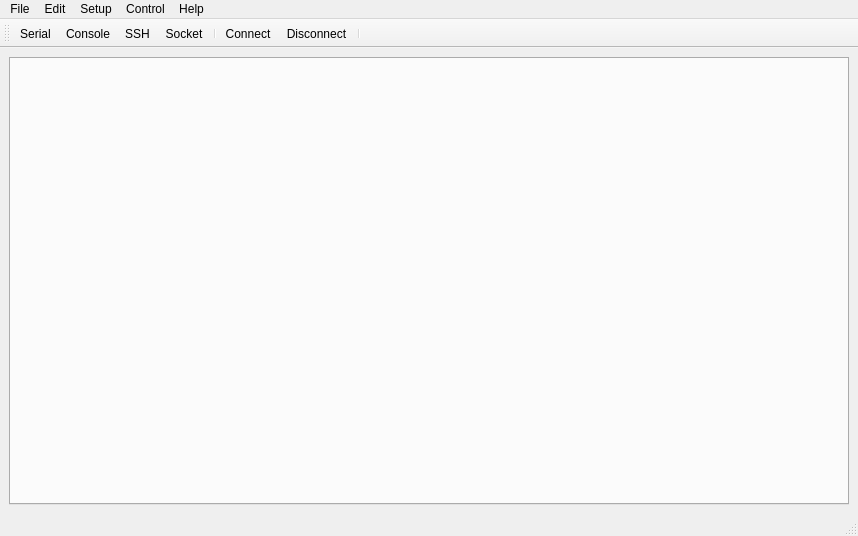
<?xml version="1.0" encoding="UTF-8"?>
<ui version="4.0">
 <class>MainWindow</class>
 <widget class="QMainWindow" name="MainWindow">
  <property name="geometry">
   <rect>
    <x>0</x>
    <y>0</y>
    <width>858</width>
    <height>536</height>
   </rect>
  </property>
  <property name="windowTitle">
   <string>MainWindow</string>
  </property>
  <widget class="QWidget" name="centralwidget">
   <layout class="QGridLayout" name="gridLayout">
    <item row="0" column="0">
     <widget class="QTabWidget" name="tabTerminals"/>
    </item>
   </layout>
  </widget>
  <widget class="QMenuBar" name="menubar">
   <property name="geometry">
    <rect>
     <x>0</x>
     <y>0</y>
     <width>858</width>
     <height>22</height>
    </rect>
   </property>
   <widget class="QMenu" name="menuTerminal">
    <property name="title">
     <string>File</string>
    </property>
    <widget class="QMenu" name="actionFile_New">
     <property name="tearOffEnabled">
      <bool>false</bool>
     </property>
     <property name="title">
      <string>New</string>
     </property>
     <property name="separatorsCollapsible">
      <bool>false</bool>
     </property>
     <addaction name="actionFile_New_Serial"/>
     <addaction name="actionFile_New_Socket"/>
    </widget>
    <addaction name="actionFile_New"/>
    <addaction name="separator"/>
    <addaction name="actionFile_Open"/>
    <addaction name="actionFile_Save"/>
    <addaction name="separator"/>
    <addaction name="actionFile_Exit"/>
   </widget>
   <widget class="QMenu" name="menuControl">
    <property name="title">
     <string>Control</string>
    </property>
    <addaction name="actionControl_ResetTerminal"/>
    <addaction name="actionReset_buffer"/>
    <addaction name="separator"/>
    <addaction name="actionConnect"/>
    <addaction name="actionDisconnect"/>
    <addaction name="separator"/>
    <addaction name="actionControl_MakeBridge"/>
   </widget>
   <widget class="QMenu" name="menuEdit">
    <property name="title">
     <string>Edit</string>
    </property>
    <addaction name="actionEdit_ClearScreen"/>
    <addaction name="actionEdit_SelectAll"/>
    <addaction name="actionEdit_SelectScreen"/>
    <addaction name="actionEdit_Copy"/>
    <addaction name="actionEdit_Paste"/>
   </widget>
   <widget class="QMenu" name="menuHelp">
    <property name="title">
     <string>Help</string>
    </property>
    <addaction name="actionHelp_HomePage"/>
    <addaction name="actionHelp_Sources"/>
    <addaction name="separator"/>
    <addaction name="actionHelp_About"/>
   </widget>
   <widget class="QMenu" name="menuSetup">
    <property name="title">
     <string>Setup</string>
    </property>
    <addaction name="actionSetup_Terminal"/>
    <addaction name="actionSetup_Application"/>
   </widget>
   <addaction name="menuTerminal"/>
   <addaction name="menuEdit"/>
   <addaction name="menuSetup"/>
   <addaction name="menuControl"/>
   <addaction name="menuHelp"/>
  </widget>
  <widget class="QStatusBar" name="statusbar"/>
  <widget class="QToolBar" name="toolBar">
   <property name="windowTitle">
    <string>toolBar</string>
   </property>
   <attribute name="toolBarArea">
    <enum>TopToolBarArea</enum>
   </attribute>
   <attribute name="toolBarBreak">
    <bool>false</bool>
   </attribute>
   <addaction name="actionFile_New_Serial"/>
   <addaction name="actionFile_NewConsole"/>
   <addaction name="actionFile_NewSsh"/>
   <addaction name="actionFile_New_Socket"/>
   <addaction name="separator"/>
   <addaction name="actionConnect"/>
   <addaction name="actionDisconnect"/>
   <addaction name="separator"/>
  </widget>
  <action name="actionSerial">
   <property name="text">
    <string>Serial</string>
   </property>
  </action>
  <action name="actionFile_New_Serial">
   <property name="icon">
    <iconset resource="res.qrc">
     <normaloff>:/icon/resources/icon/new-terminal-serial.svg</normaloff>:/icon/resources/icon/new-terminal-serial.svg</iconset>
   </property>
   <property name="text">
    <string>Serial</string>
   </property>
   <property name="shortcut">
    <string>Alt+N, Alt+S</string>
   </property>
  </action>
  <action name="actionFile_NewConsole">
   <property name="icon">
    <iconset resource="res.qrc">
     <normaloff>:/icon/resources/icon/new-terminal-console.svg</normaloff>:/icon/resources/icon/new-terminal-console.svg</iconset>
   </property>
   <property name="text">
    <string>Console</string>
   </property>
   <property name="shortcut">
    <string>Alt+N, Alt+C</string>
   </property>
  </action>
  <action name="actionFile_NewSsh">
   <property name="icon">
    <iconset resource="res.qrc">
     <normaloff>:/icon/resources/icon/new-terminal-ssh.svg</normaloff>:/icon/resources/icon/new-terminal-ssh.svg</iconset>
   </property>
   <property name="text">
    <string>SSH</string>
   </property>
   <property name="shortcut">
    <string>Alt+N, Alt+H</string>
   </property>
  </action>
  <action name="actionFile_New_Socket">
   <property name="icon">
    <iconset resource="res.qrc">
     <normaloff>:/icon/resources/icon/new-terminal-socket.svg</normaloff>:/icon/resources/icon/new-terminal-socket.svg</iconset>
   </property>
   <property name="text">
    <string>Socket</string>
   </property>
   <property name="shortcut">
    <string>Alt+N, Alt+K</string>
   </property>
  </action>
  <action name="actionFile_Open">
   <property name="text">
    <string>Open</string>
   </property>
  </action>
  <action name="actionFile_Save">
   <property name="text">
    <string>Save</string>
   </property>
  </action>
  <action name="actionTerminal_Intermediate">
   <property name="text">
    <string>Intermediate</string>
   </property>
  </action>
  <action name="actionFile_Exit">
   <property name="text">
    <string>Exit</string>
   </property>
  </action>
  <action name="actionControl_ResetTerminal">
   <property name="text">
    <string>Reset terminal</string>
   </property>
  </action>
  <action name="actionControl_Configure">
   <property name="text">
    <string>Settings</string>
   </property>
  </action>
  <action name="actionEdit_SelectAll">
   <property name="text">
    <string>Select All</string>
   </property>
  </action>
  <action name="actionEdit_ClearScreen">
   <property name="text">
    <string>Clear screen</string>
   </property>
  </action>
  <action name="actionHelp_Sources">
   <property name="text">
    <string>Sources</string>
   </property>
  </action>
  <action name="actionHelp_HomePage">
   <property name="text">
    <string>Home page</string>
   </property>
  </action>
  <action name="actionHelp_About">
   <property name="text">
    <string>About</string>
   </property>
  </action>
  <action name="actionEdit_Copy">
   <property name="text">
    <string>Copy</string>
   </property>
  </action>
  <action name="actionEdit_Paste">
   <property name="text">
    <string>Paste</string>
   </property>
  </action>
  <action name="actionEdit_SelectScreen">
   <property name="text">
    <string>Select screen</string>
   </property>
  </action>
  <action name="actionTerminal_Stdio">
   <property name="text">
    <string>Stdio</string>
   </property>
  </action>
  <action name="actionControl_MakeBridge">
   <property name="text">
    <string>Make bridge</string>
   </property>
  </action>
  <action name="actionConfigure">
   <property name="text">
    <string>Configure Terminal</string>
   </property>
  </action>
  <action name="actionSetup_Application">
   <property name="text">
    <string>Application</string>
   </property>
  </action>
  <action name="actionSetup_Terminal">
   <property name="text">
    <string>Terminal</string>
   </property>
  </action>
  <action name="actionConnect">
   <property name="icon">
    <iconset resource="res.qrc">
     <normaloff>:/icon/resources/icon/connected.svg</normaloff>:/icon/resources/icon/connected.svg</iconset>
   </property>
   <property name="text">
    <string>Connect</string>
   </property>
   <property name="shortcut">
    <string>Alt+C</string>
   </property>
  </action>
  <action name="actionDisconnect">
   <property name="icon">
    <iconset resource="res.qrc">
     <normaloff>:/icon/resources/icon/disconnected.svg</normaloff>:/icon/resources/icon/disconnected.svg</iconset>
   </property>
   <property name="text">
    <string>Disconnect</string>
   </property>
   <property name="shortcut">
    <string>Alt+D</string>
   </property>
  </action>
  <action name="actionReset_buffer">
   <property name="text">
    <string>Reset buffer</string>
   </property>
  </action>
 </widget>
 <resources>
  <include location="res.qrc"/>
 </resources>
 <connections/>
</ui>
